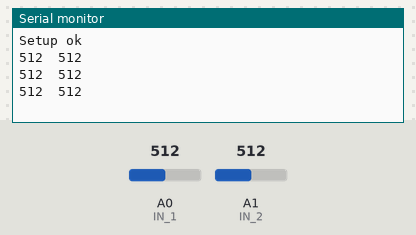
A sketch run on a simulated Arduino Uno, built with avr-gcc and run on an emulated ATmega328P. On the bench: the last lines printed to the serial monitor. Inputs (shaded band) come from the test bench; at power-on: A0 (IN_1) = 512, A1 (IN_2) = 512.

Above: at 1.3 s.
1.4 s: A0 (IN_1) set to 716
At 1.9 s:
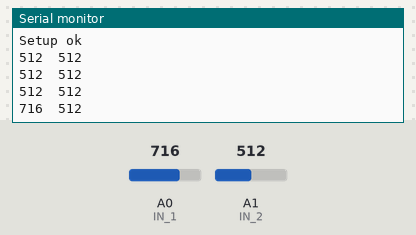
2.9 s: A1 (IN_2) set to 716
At 3.4 s:
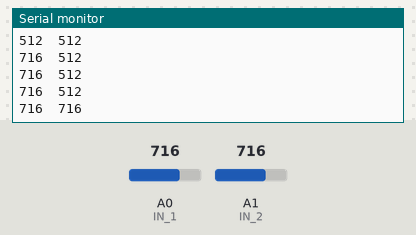
4.4 s: A0 (IN_1) set to 900
At 4.9 s:
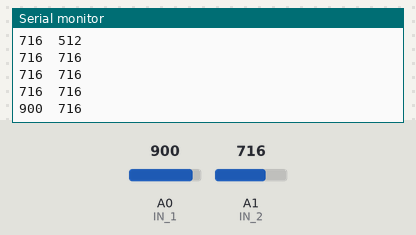
5.9 s: A1 (IN_2) set to 900
At 6.4 s:
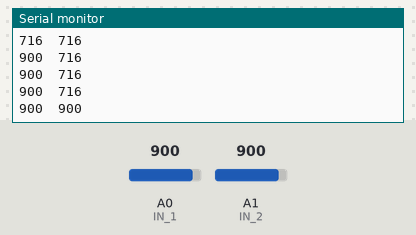
Timing chart, 0 to 8.4 s (numbered marks = the images above; inputs shaded):
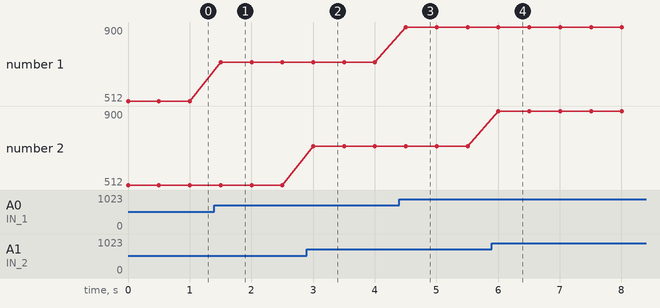

The sketch:

suiveurLigne.ino
```cpp
#ifdef PIF_TOOL_CHAIN
	#include <Arduino.h>
#else
#endif

#ifndef DEFAULT_BAUDRATE
	#define DEFAULT_BAUDRATE 115200
#endif

#define IN_1 A0
#define IN_2 A1

void setup() {
	Serial.begin(DEFAULT_BAUDRATE);

	pinMode(IN_1, INPUT_PULLUP);
	pinMode(IN_2, INPUT_PULLUP);

	Serial.println("Setup ok");
}

void loop() {
	int i1 = analogRead(IN_1);
	int i2 = analogRead(IN_2);
	Serial.print(i1);
	Serial.print('\t');
	Serial.println(i2);
	delay(500);
}
```

Measured:
- after the input at 1.4 s, the serial monitor: prints a new line after 0.10 s (image 1)
- after the input at 2.9 s, the serial monitor: prints a new line after 0.10 s (image 2)
- after the input at 4.4 s, the serial monitor: prints a new line after 0.11 s (image 3)
- after the input at 5.9 s, the serial monitor: prints a new line after 0.11 s (image 4)
- plotted number 1: 512 → 716 after the input at 1.4 s, 716 → 900 after the input at 4.4 s
